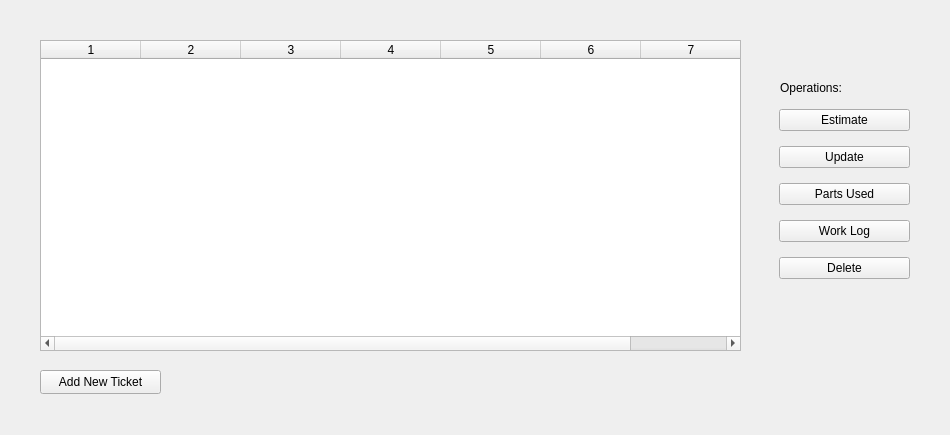
<?xml version="1.0" encoding="UTF-8"?>
<ui version="4.0">
 <class>Tickets</class>
 <widget class="QWidget" name="Tickets">
  <property name="geometry">
   <rect>
    <x>0</x>
    <y>0</y>
    <width>950</width>
    <height>435</height>
   </rect>
  </property>
  <property name="windowTitle">
   <string>Form</string>
  </property>
  <widget class="QWidget" name="verticalLayoutWidget">
   <property name="geometry">
    <rect>
     <x>779</x>
     <y>100</y>
     <width>131</width>
     <height>191</height>
    </rect>
   </property>
   <layout class="QVBoxLayout" name="verticalLayout">
    <item>
     <widget class="QPushButton" name="showTicketsButton">
      <property name="text">
       <string>Estimate</string>
      </property>
     </widget>
    </item>
    <item>
     <widget class="QPushButton" name="updateButton">
      <property name="text">
       <string>Update</string>
      </property>
     </widget>
    </item>
    <item>
     <widget class="QPushButton" name="partsButton">
      <property name="text">
       <string>Parts Used</string>
      </property>
     </widget>
    </item>
    <item>
     <widget class="QPushButton" name="workButton">
      <property name="text">
       <string>Work Log</string>
      </property>
     </widget>
    </item>
    <item>
     <widget class="QPushButton" name="deleteButton">
      <property name="text">
       <string>Delete</string>
      </property>
     </widget>
    </item>
   </layout>
  </widget>
  <widget class="QPushButton" name="addButton">
   <property name="geometry">
    <rect>
     <x>40</x>
     <y>370</y>
     <width>121</width>
     <height>24</height>
    </rect>
   </property>
   <property name="text">
    <string>Add New Ticket</string>
   </property>
  </widget>
  <widget class="QLabel" name="label">
   <property name="geometry">
    <rect>
     <x>780</x>
     <y>80</y>
     <width>81</width>
     <height>16</height>
    </rect>
   </property>
   <property name="text">
    <string>Operations:</string>
   </property>
  </widget>
  <widget class="QTableWidget" name="tableWidget">
   <property name="geometry">
    <rect>
     <x>40</x>
     <y>40</y>
     <width>701</width>
     <height>311</height>
    </rect>
   </property>
   <property name="rowCount">
    <number>0</number>
   </property>
   <property name="columnCount">
    <number>7</number>
   </property>
   <column/>
   <column/>
   <column/>
   <column/>
   <column/>
   <column/>
   <column/>
  </widget>
 </widget>
 <resources/>
 <connections/>
</ui>
